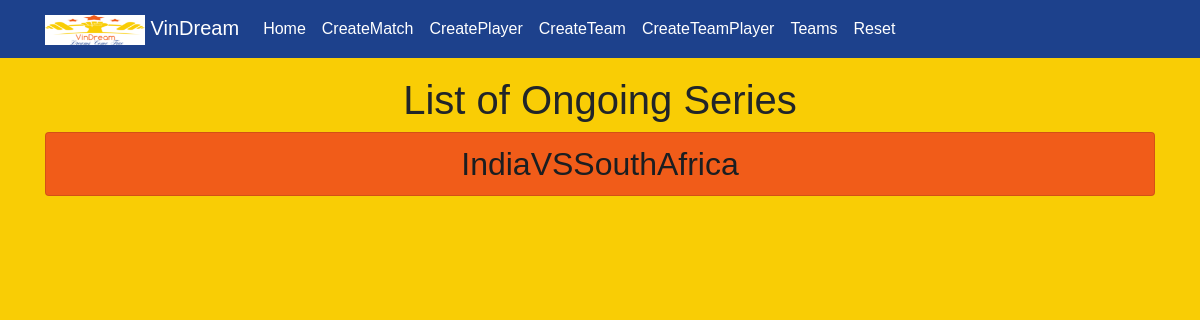
The app's page /, older data.
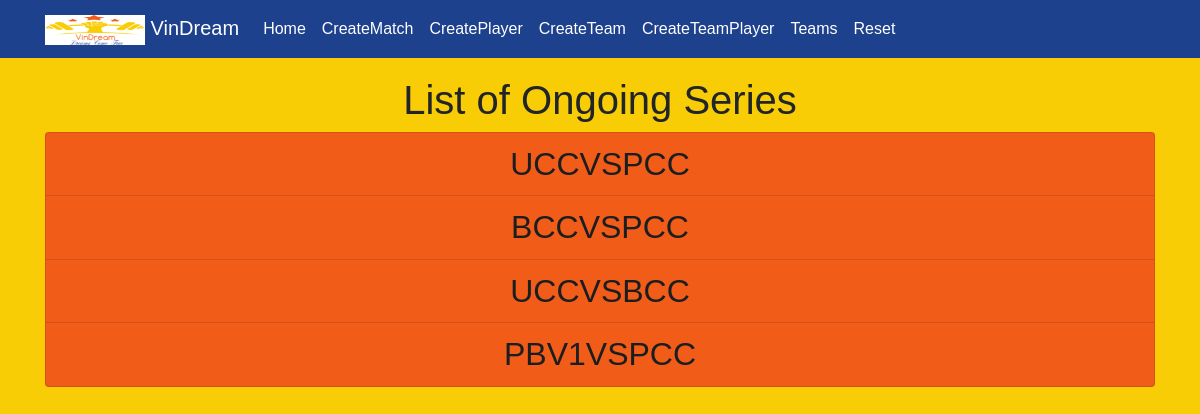
The same page, newer data.
### TeamPicker/models.py (models this page shows, shortened)
class Series(models.Model):
    Match = models.CharField(max_length=264, unique=True)
    WinningChance = models.CharField(max_length=264, choices=[
                                            ('Team1', 'Team1'),
                                            ('Team2', 'Team2')
                                            ],
                                            default="Team1")

### TeamPicker/views.py (the view)
# urls.py: path('', views.SeriesListView.as_view(), name='index'),
class SeriesListView(ListView):
    model = Series

### TeamPicker/templates/TeamPicker/series_list.html (shortened to what this page needs)
{% extends 'TeamPicker/TeamPicker_base.html' %}
{% block body_block %}
<h1>
  List of Ongoing Series
</h1>
<h2>
  <div class="list-group">
    {% for i in series_list %}
    <a style="background:rgb(241, 92,25)" href="{{ i.id }}" class="list-group-item list-group-item-action list-group-item-dark">
    {{ i.Match }}
    </a>
    {% endfor %}
  </div>
</h2>
{% endblock %}

Row changes from the older to the newer data that the page shows:
removed Series: Match "IndiaVSSouthAfrica"
added Series: Match "UCCVSPCC"
added Series: Match "BCCVSPCC"
added Series: Match "UCCVSBCC"
added Series: Match "PBV1VSPCC"
